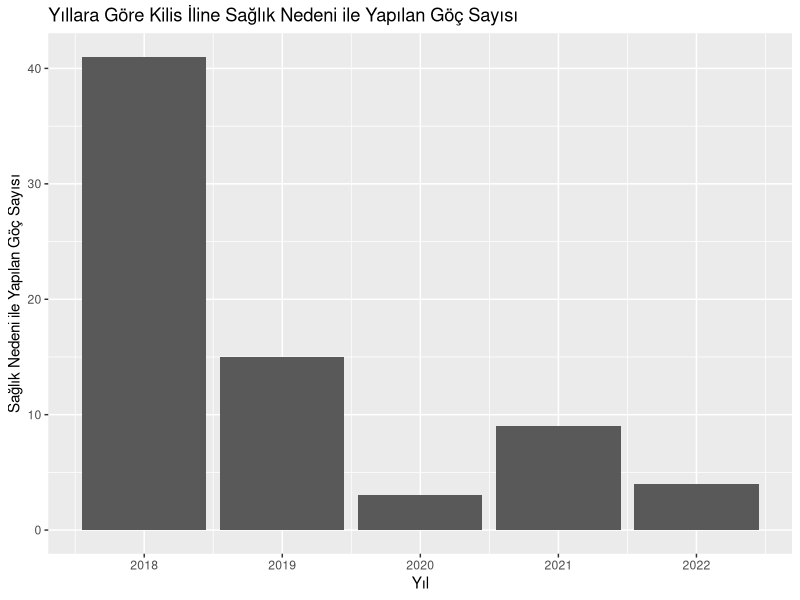
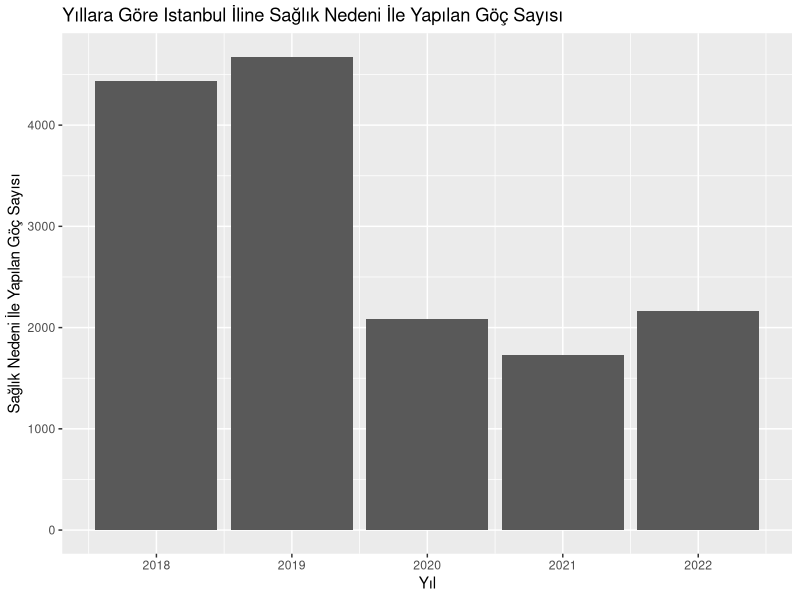
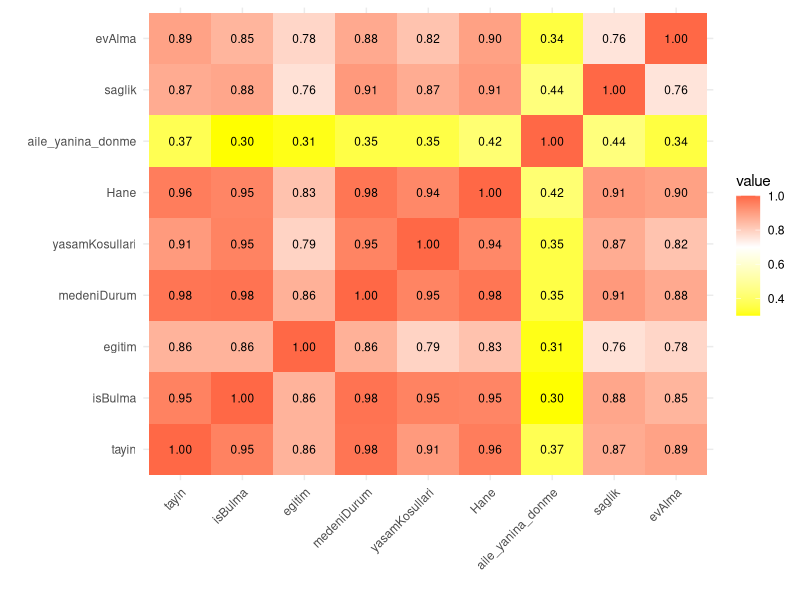
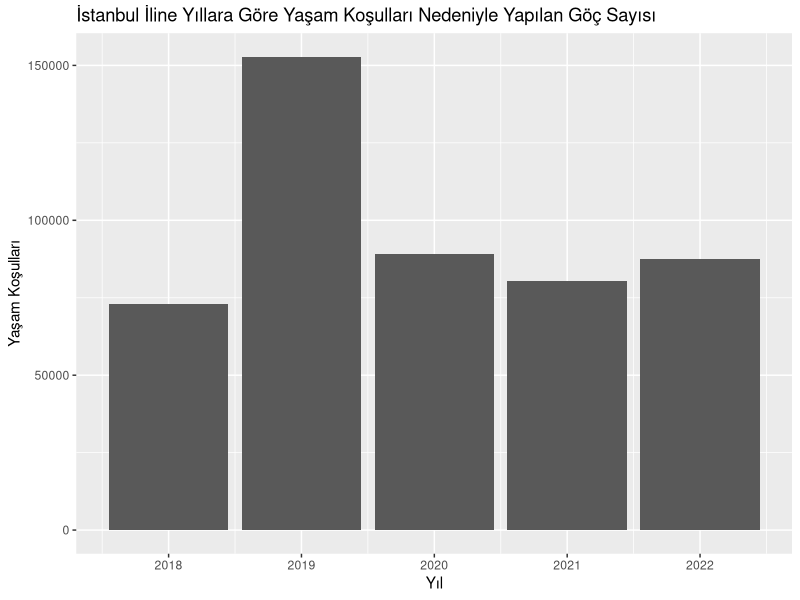
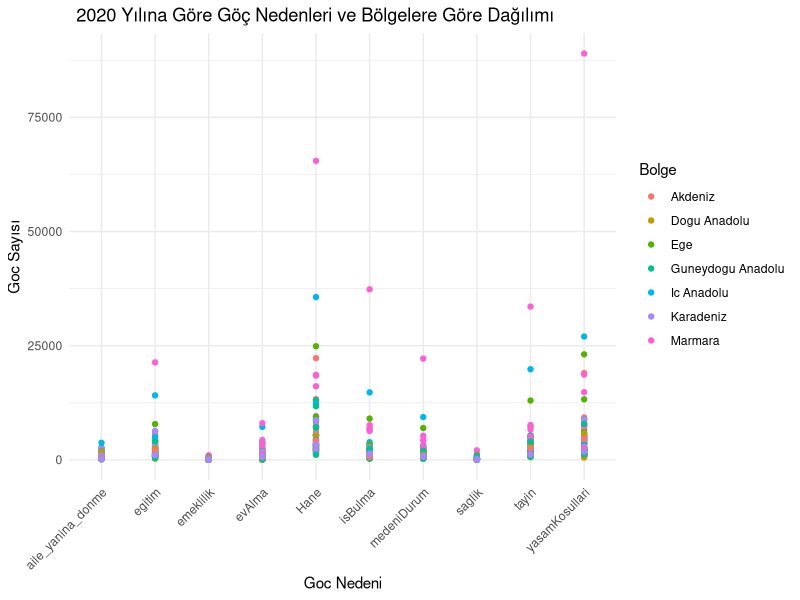
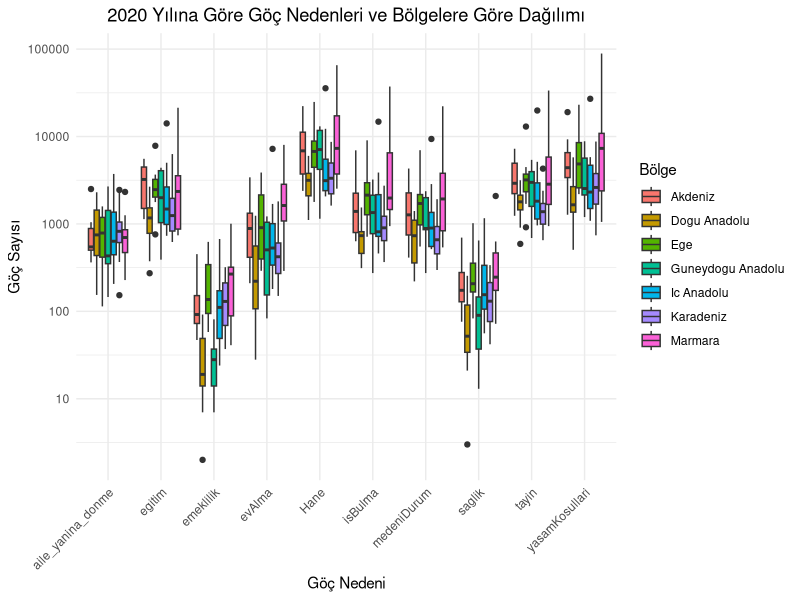
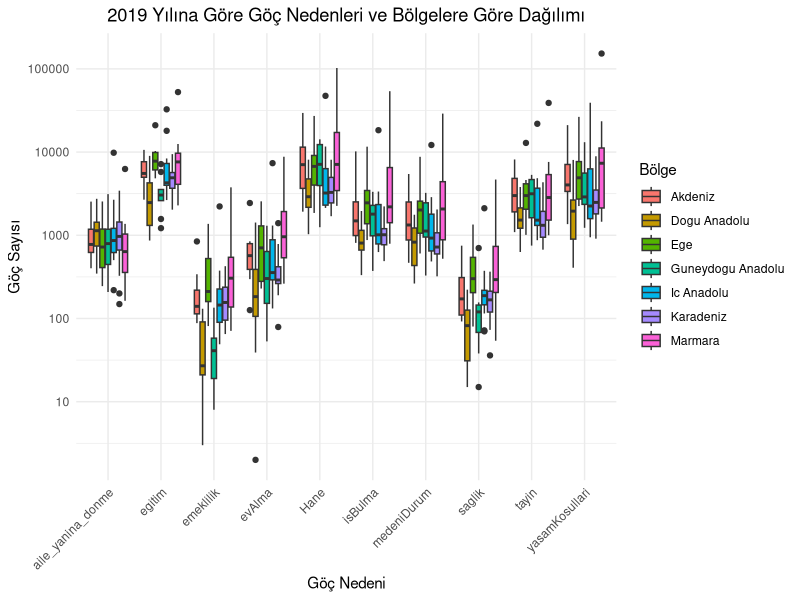
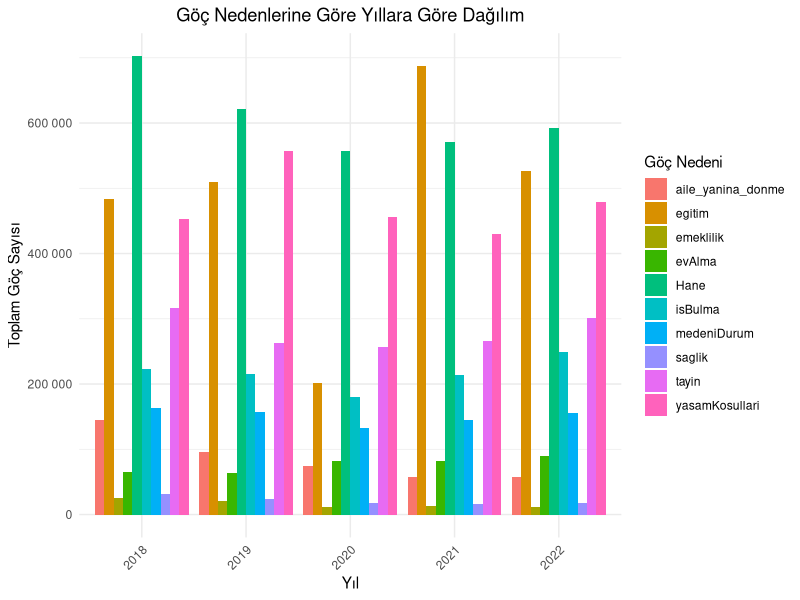

These figures' R source, in order:
## ---- chunk 1
#| warning: false
#| code-summary: "Show the code"
#| code-fold: true
library(readxl)
library(ggplot2)
library(tidyverse)
library(dplyr)
library(knitr)
library(ggrepel)
library(reshape2)
library(gridExtra)
## ---- chunk 2
#| warning: false
#| code-summary: "Show the code"
#| code-fold: true
Sys.setlocale("LC_CTYPE", "turkish")
## ---- chunk 3
#| warning: false
#| code-summary: "Show the code"
#| code-fold: true
##exceldosyasını okuma
alinan_goc <- read_excel("goc_etme_nedenine_illerin_aldigi_goc.xlsx")
## ---- chunk 4
#| code-fold: true
#| code-summary: "Show the code"
##veri setinin ilk bir kaç satırını gösterme
head(alinan_goc)
## ---- chunk 5
#| code-fold: true
#| code-summary: "Show the code"
# Adana ili verisini seçme
adana_verisi <- subset(alinan_goc, il == "Hakkari")

# Tayin sayılarını görselleştirme
ggplot(data = adana_verisi, aes(x = yil, y = saglik)) +
   geom_bar(stat = "identity") +
  labs(x = "Yıl", y = "Sağlık Nedeni ile Yapılan Göç Sayısı") +
  ggtitle("Yıllara Göre Kilis İline Sağlık Nedeni ile Yapılan Göç Sayısı")
## ---- chunk 6
#| code-fold: true
#| code-summary: "Show the code"
# İstanbul ili verisini seçme
istanbul_verisi <- subset(alinan_goc, il == "Istanbul")

# sağlık nedeni ile istanbula göç edenlerinin grafiğini çizme
ggplot(data = istanbul_verisi, aes(x = yil, y = saglik)) +
   geom_bar(stat = "identity") +
  labs(x = "Yıl", y = "Sağlık Nedeni İle Yapılan Göç Sayısı") +
  ggtitle("Yıllara Göre Istanbul İline Sağlık Nedeni İle Yapılan Göç Sayısı")
## ---- chunk 7
#| code-fold: true
#| code-summary: "Show the code"
##cor() fonksiyonu kullanılarak alinan_goc veri setindeki belirli sütunlar arasındaki korelasyonlar hesaplanır.
# Korelasyon matrisini hesapla
##cor() fonksiyonu, alinan_goc veri setindeki 3. sütundan 11. sütuna kadar olan sütunlardaki değişkenler arasındaki korelasyonları hesaplar. use = "complete.obs" argümanı, eksik değerleri içeren gözlemleri hesaplama işleminden çıkarır.
correlation_matrix <- cor(alinan_goc[, c(3:11)], use = "complete.obs")
melted_corr_matrix <- melt(correlation_matrix)
##Daha sonra, melt() fonksiyonu kullanılarak korelasyon matrisi eritilir
##melted_corr_matrix <- melt(correlation_matrix) ggplot2 paketi kullanılarak korelasyon matrisi görselleştirilir. 
##geom_tile() fonksiyonu ile korelasyon matrisi, renkli kareler olarak gösterilir. geom_text() fonksiyonu ile her karenin içine korelasyon değerleri yazdırılır. 
##labs() fonksiyonu ile x ve y eksenlerine etiketler eklenir. guides() fonksiyonu ile renk gradyanı için bir renk skalası eklenebilir. Son olarak, theme() fonksiyonları ile grafik stili ayarlanır.
# Ve Korelasyon matrisini görselleştirilir
ggplot(melted_corr_matrix, aes(Var1, Var2, fill = value)) +
  geom_tile() + 
   geom_text(aes(label = sprintf("%.2f", value)), color = "black", size = 3) +
  labs(x = " ", y = " ") + 
  guides(color = guide_legend(title = "Değer")) + 
  scale_fill_gradient2(low = "yellow", high = "red", mid = "white", midpoint = 0.7) +
  theme_minimal() +
  theme(axis.text.x = element_text(angle = 45, hjust = 1))

## ---- chunk 8
#| code-fold: true
#| code-summary: "Show the code"
##alinan_goc veri çerçevesindeki veriyi daha "düzenli" bir formata dönüştürür ve new_tidy_data adında yeni bir veri seti oluşturur. Buradaki amaç, veriyi daha analiz edilebilir hale getirmek ve veri işleme sürecini kolaylaştırmaktır
##pivot_longer() fonksiyonu kullanılarak, veri çerçevesindeki sütunlar uzun formata dönüştürülür. Yani, her bir göç nedeni bir sütun yerine, il ve yil sütunları sabit kalacak şekilde, diğer sütunlar göç nedeni ve göç sayısı olacak şekilde yeniden yapılandırılır
##cols = -c(il, yil): il ve yil sütunları dışındaki tüm sütunlar işleme alınır names_to = "gocNedeni": Sütun adları, "gocNedeni" adında yeni bir sütuna dönüştürülür.
##mutate() fonksiyonu kullanılarak, "gocNedeni" sütunu karakter veri tipine dönüştürülür
##head() fonksiyonu kullanılarak, yeni oluşturulan new_tidy_data veri çerçevesinin ilk altı satırı ekrana yazdırılır

new_tidy_data <- alinan_goc %>%
  pivot_longer(cols = -c(il, yil), names_to = "gocNedeni", values_to = "gocSayisi") %>%
  mutate(gocNedeni = as.character(gocNedeni))
head(new_tidy_data)
## ---- chunk 9
#| code-fold: true
#| code-summary: "Show the code"
##veri setindeki sütun adlarını döndürür
colnames(new_tidy_data)

## ---- chunk 10
#| code-fold: true
#| code-summary: "Show the code"
##new_tidy_data veri setindeki her sütundaki eksik değerlerin sayısını hesaplama
colSums(is.na(new_tidy_data))
## ---- chunk 11
#| code-fold: true
#| code-summary: "Show the code"
##new_tidy_data veri setinde herhangi bir eksik değer olup olmadığını kontrol eder.
##any(): Bu fonksiyon, bir vektör veya matrisin herhangi bir elemanının belirtilen koşulu sağlayıp sağlamadığını kontrol eder. 
any(is.na(new_tidy_data))
## ---- chunk 12
#| code-fold: true
#| code-summary: "Show the code"
##data setinin yapısını özetleme
str(new_tidy_data)
## ---- chunk 13
#| code-fold: true
#| code-summary: "Show the code"
##new_tidy_data veri setindeki tekrarlanan satırların sayısını hesaplar.
sum(duplicated(new_tidy_data))
## ---- chunk 14
#| code-fold: true
#| code-summary: "Show the code"
##new_tidy_data veri setindeki "gocSayisi" adlı sütunun özet istatistikleri hesaplanır
summary(new_tidy_data$gocSayisi)
## ---- chunk 15
#| code-fold: true
#| code-summary: "Show the code"
##new_tidy_data veri setindeki verileri gocSayisi sütununa göre sıralama ve ilk altı satırını ekrana yazdırma
new_tidy_data %>% arrange(gocSayisi) %>% head()
## ---- chunk 16
#| code-fold: true
#| code-summary: "Show the code"
##new_tidy_data veri setindeki verileri gocSayisi sütununa göre azalan sıraya göre sıralama ve ilk altı satırını ekrana yazdırma
new_tidy_data %>% arrange(desc(gocSayisi)) %>% head()
## ---- chunk 17
#| code-fold: true
#| code-summary: "Show the code"
# İstanbul ili verisini seçme
istanbul_verisi2 <- subset(alinan_goc, il == "Istanbul")

# Tayin sayılarını görselleştirme
ggplot(data = istanbul_verisi2, aes(x = yil, y = yasamKosullari)) +
  geom_bar(stat = "identity") +
  labs(x = "Yıl", y = "Yaşam Koşulları") +
  ggtitle("İstanbul İline Yıllara Göre Yaşam Koşulları Nedeniyle Yapılan Göç Sayısı")
## ---- chunk 18
#| code-fold: true
#| code-summary: "Show the code"
## new_tidy_data veri setindeki veriler arasından gocSayisi sütunundaki en yüksek 10 değerigösterme
new_tidy_data %>% top_n(10, gocSayisi)
## ---- chunk 19
#| code-fold: true
#| code-summary: "Show the code"
##new_tidy_data veri setindeki toplam göç sayısını hesaplamak için bir fonksiyon tanımlar.
toplam_goc_sayisi <- function(new_tidy_data, il, yil) {
  toplam <- sum(new_tidy_data$gocSayisi[new_tidy_data$il == il & new_tidy_data$yil == yil])
  return(toplam)
}
##belirtilen il ve yıl için new_tidy_data veri çerçevesindeki göç sayılarını filtreler ve toplama 
# Örneğin, Adana'daki 2022 yılındaki toplam göç sayısını bulmak için:
print(paste("Adana'da 2022 yılındaki toplam goc sayısı:", toplam_goc_sayisi(new_tidy_data, "Adana", 2022)))
print(paste("İstanbul'da 2022 yılındaki toplam goc sayısı:", toplam_goc_sayisi(new_tidy_data, "Istanbul", 2019)))
## ---- chunk 20
#| code-fold: true
#| code-summary: "Show the code"
new_tidy_data <- new_tidy_data %>%
  mutate(bolge = case_when(
    il %in% c("Istanbul", "Bursa", "Kocaeli", "Tekirdag","Balikesir","Canakkale","Bilecik","Edirne","Kirklareli","Sakarya","Yalova") ~ "Marmara",
    il %in% c("Izmir", "Aydin", "Manisa","Afyonkarahisar","Denizli","Kutahya","Manisa","Mugla","Usak") ~ "Ege",
    il %in% c("Ankara", "Konya", "Eskisehir","Cankiri","Corum","Kayseri","Kirsehir
","Konya","Nevsehir","Nigde","Sivas","Yozgat","Aksaray","Karaman","Kirikkale") ~ "Ic Anadolu",
    il %in% c("Artvin", "Giresun", "Ordu","Rize","Sinop","Tokat","Trabzon","Zonguldak","Amasya","Bolu","Gumushane","Kastamonu","Samsun","Sinop","Bayburt
","Bartin","Karabuk","Duzce") ~ "Karadeniz",
    il %in% c("Adana", "Antalya","Burdur","Hatay","Isparta","Kahramanmaras","Osmaniye") ~ "Akdeniz",
    il %in% c("Adiyaman","Diyarbakir","Gaziantep","Mardin","Siirt","Sanliurfa","Batman","Sirnak","Kilis") ~ "Guneydogu Anadolu",
    il %in% c("Agri","Bingol","Bitlis","Elazig","Erzincan","Erzurum","Hakkari","Kars","Malatya","Muş","Tunceli","Van","Ardahan","Igdir") ~ "Dogu Anadolu",
    TRUE ~ "Diger" # Diğer bölgelere dahil olan iller için bir kategori belirleyin
  ))

ggplot(new_tidy_data %>% filter(yil == 2020 , bolge != "Diger"), aes(gocNedeni, gocSayisi, color = bolge)) +
  geom_point() +
  labs(title = "2020 Yılına Göre Göç Nedenleri ve Bölgelere Göre Dağılımı",
       x = "Goc Nedeni",
       y = "Goc Sayısı",
       color = "Bolge") +
  
  theme_minimal() +
  theme(plot.title = element_text(hjust = 0.10),
        axis.text.x = element_text(angle = 45, hjust = 1)) 
## ---- chunk 21
#| code-fold: true
#| code-summary: "Show the code"
##boxplot data görselleştirme
new_tidy_data <- new_tidy_data %>%
  mutate(bolge = case_when(
    il %in% c("Istanbul", "Bursa", "Kocaeli", "Tekirdag","Balikesir","Canakkale","Bilecik","Edirne","Kirklareli","Sakarya","Yalova") ~ "Marmara",
    il %in% c("Izmir", "Aydin", "Manisa","Afyonkarahisar","Denizli","Kutahya","Manisa","Mugla","Usak") ~ "Ege",
    il %in% c("Ankara", "Konya", "Eskisehir","Cankiri","Corum","Kayseri","Kirsehir
","Konya","Nevsehir","Nigde","Sivas","Yozgat","Aksaray","Karaman","Kirikkale") ~ "Ic Anadolu",
    il %in% c("Artvin", "Giresun", "Ordu","Rize","Sinop","Tokat","Trabzon","Zonguldak","Amasya","Bolu","Gumushane","Kastamonu","Samsun","Sinop","Bayburt
","Bartin","Karabuk","Duzce") ~ "Karadeniz",
    il %in% c("Adana", "Antalya","Burdur","Hatay","Isparta","Kahramanmaras","Osmaniye") ~ "Akdeniz",
    il %in% c("Adiyaman","Diyarbakir","Gaziantep","Mardin","Siirt","Sanliurfa","Batman","Sirnak","Kilis") ~ "Guneydogu Anadolu",
    il %in% c("Agri","Bingol","Bitlis","Elazig","Erzincan","Erzurum","Hakkari","Kars","Malatya","Muş","Tunceli","Van","Ardahan","Igdir") ~ "Dogu Anadolu",
   #TRUE ~ "Diger" # Diğer bölgelere dahil olan iller için bir kategori belirleyin
  ))
ggplot(new_tidy_data %>% filter(yil == 2020 , bolge != "Diger"), aes(x = gocNedeni, y = gocSayisi, fill = bolge)) +
  geom_boxplot() +
  labs(title = "2020 Yılına Göre Göç Nedenleri ve Bölgelere Göre Dağılımı",
       x = "Göç Nedeni",
       y = "Göç Sayısı",
       fill = "Bölge") +
  theme_minimal() +
  theme(plot.title = element_text(hjust = 0.5),
        axis.text.x = element_text(angle = 45, hjust = 1))+
 scale_y_continuous(trans = 'log10', labels = function(x) format(x, scientific = FALSE))  # Y eksenini logaritmik ölçekleme yaparak ayarla
## ---- chunk 22
#| code-fold: true
#| code-summary: "Show the code"
##boxplot data görselleştirme
new_tidy_data <- new_tidy_data %>%
  mutate(bolge = case_when(
    il %in% c("Istanbul", "Bursa", "Kocaeli", "Tekirdag","Balikesir","Canakkale","Bilecik","Edirne","Kirklareli","Sakarya","Yalova") ~ "Marmara",
    il %in% c("Izmir", "Aydin", "Manisa","Afyonkarahisar","Denizli","Kutahya","Manisa","Mugla","Usak") ~ "Ege",
    il %in% c("Ankara", "Konya", "Eskisehir","Cankiri","Corum","Kayseri","Kirsehir
","Konya","Nevsehir","Nigde","Sivas","Yozgat","Aksaray","Karaman","Kirikkale") ~ "Ic Anadolu",
    il %in% c("Artvin", "Giresun", "Ordu","Rize","Sinop","Tokat","Trabzon","Zonguldak","Amasya","Bolu","Gumushane","Kastamonu","Samsun","Sinop","Bayburt
","Bartin","Karabuk","Duzce") ~ "Karadeniz",
    il %in% c("Adana", "Antalya","Burdur","Hatay","Isparta","Kahramanmaras","Osmaniye") ~ "Akdeniz",
    il %in% c("Adiyaman","Diyarbakir","Gaziantep","Mardin","Siirt","Sanliurfa","Batman","Sirnak","Kilis") ~ "Guneydogu Anadolu",
    il %in% c("Agri","Bingol","Bitlis","Elazig","Erzincan","Erzurum","Hakkari","Kars","Malatya","Muş","Tunceli","Van","Ardahan","Igdir") ~ "Dogu Anadolu",
   #TRUE ~ "Diger" # Diğer bölgelere dahil olan iller için bir kategori belirleyin
  ))
ggplot(new_tidy_data %>% filter(yil == 2019 , bolge != "Diger"), aes(x = gocNedeni, y = gocSayisi, fill = bolge)) +
  geom_boxplot() +
  labs(title = "2019 Yılına Göre Göç Nedenleri ve Bölgelere Göre Dağılımı",
       x = "Göç Nedeni",
       y = "Göç Sayısı",
       fill = "Bölge") +
  theme_minimal() +
  theme(plot.title = element_text(hjust = 0.5),
        axis.text.x = element_text(angle = 45, hjust = 1))+
 scale_y_continuous(trans = 'log10', labels = function(x) format(x, scientific = FALSE))  # Y eksenini logaritmik ölçekleme yaparak ayarla
## ---- chunk 23
#| code-fold: true
#| code-summary: "Show the code"
# Veri setindeki göç nedenlerini yıllara göre topla
##group_by() fonksiyonu kullanılarak new_tidy_data veri setindeki "yil" ve "gocNedeni" sütunlarına göre gruplanır. Daha sonra summarise() fonksiyonu ile her yıl ve göç nedeni kombinasyonu için toplam göç sayısı hesaplanır.
summarized_data <- new_tidy_data %>%
  group_by(yil, gocNedeni) %>%
  summarise(total_gocSayisi = sum(gocSayisi), .groups = "drop")
# Bar plot oluştur
ggplot(summarized_data, aes(x = factor(yil), y = total_gocSayisi, fill = gocNedeni)) +
  geom_bar(stat = "identity", position = "dodge") +
  labs(title = "Göç Nedenlerine Göre Yıllara Göre Dağılım",
       x = "Yıl",
       y = "Toplam Göç Sayısı",
       fill = "Göç Nedeni") +
  theme_minimal() +
  theme(plot.title = element_text(hjust = 0.5),
        axis.text.x = element_text(angle = 45, hjust = 1)) +
  scale_y_continuous(labels = scales::number_format())
## ---- chunk 24
#| code-fold: true
#| code-summary: "Show the code"
summarized_data2 <- new_tidy_data %>%
  filter(!is.na(bolge)) %>%  # NA olmayan bölge değerlerini filtrele
  group_by(bolge, yil) %>%
  summarise(total_gocSayisi = sum(gocSayisi), .groups = "drop")

# Bar plot oluştur
ggplot(summarized_data2, aes(x = factor(yil), y = total_gocSayisi, fill = bolge)) +
  geom_bar(stat = "identity", position = "dodge") +
  labs(title = "Bölge ve Yıllara Göre Göç Sayısı",
       x = "Yıl",
       y = "Toplam Göç Sayısı",
       fill = "Bölge") +
  theme_minimal() +
  theme(plot.title = element_text(hjust = 0.5),
        axis.text.x = element_text(angle = 45, hjust = 1)) +
  scale_y_continuous(labels = scales::number_format())
## ---- chunk 25
#| code-fold: true
#| code-summary: "Show the code"
Sys.setlocale("LC_CTYPE", "turkish")
library(dplyr)
library(ggplot2)

new_tidy_data <- new_tidy_data %>%
  mutate(bolge = case_when(
    il %in% c("Istanbul", "Bursa", "Kocaeli", "Tekirdag","Balikesir","Canakkale","Bilecik","Edirne","Kirklareli","Sakarya","Yalova") ~ "Marmara",
    il %in% c("Izmir", "Aydin", "Manisa","Afyonkarahisar","Denizli","Kutahya","Manisa","Mugla","Usak") ~ "Ege",
    il %in% c("Ankara", "Konya", "Eskisehir","Cankiri","Corum","Kayseri","Kirsehir
","Konya","Nevsehir","Nigde","Sivas","Yozgat","Aksaray","Karaman","Kirikkale") ~ "Ic Anadolu",
    il %in% c("Artvin", "Giresun", "Ordu","Rize","Sinop","Tokat","Trabzon","Zonguldak","Amasya","Bolu","Gumushane","Kastamonu","Samsun","Sinop","Bayburt
","Bartin","Karabuk","Duzce") ~ "Karadeniz",
    il %in% c("Adana", "Antalya","Burdur","Hatay","Isparta","Kahramanmaras","Osmaniye") ~ "Akdeniz",
    il %in% c("Adiyaman","Diyarbakir","Gaziantep","Mardin","Siirt","Sanliurfa","Batman","Sirnak","Kilis") ~ "Guneydogu Anadolu",
    il %in% c("Agri","Bingol","Bitlis","Elazig","Erzincan","Erzurum","Hakkari","Kars","Malatya","Muş","Tunceli","Van","Ardahan","Igdir") ~ "Dogu Anadolu",
    TRUE ~ "Diger" # Diğer bölgelere dahil olan iller için "Diger" kategorisi
  ))

# Veri setindeki göç nedenlerini yıllara göre topla
summarized_data <- new_tidy_data %>%
  group_by(bolge, gocNedeni) %>%
  summarise(total_gocSayisi = sum(gocSayisi), .groups = "drop")

# Bar plot oluştur
ggplot(summarized_data, aes(x = bolge, y = total_gocSayisi, fill = gocNedeni)) +
  geom_bar(stat = "identity", position = "dodge") +
  labs(title = "Göç Nedenlerine Göre Yıllara Göre Dağılım",
       x = "Yıl",
       y = "Toplam Göç Sayısı",
       fill = "Göç Nedeni") +
  theme_minimal() +
  theme(plot.title = element_text(hjust = 0.5),
        axis.text.x = element_text(angle = 45, hjust = 1)) +
  scale_y_continuous(labels = scales::number_format())
